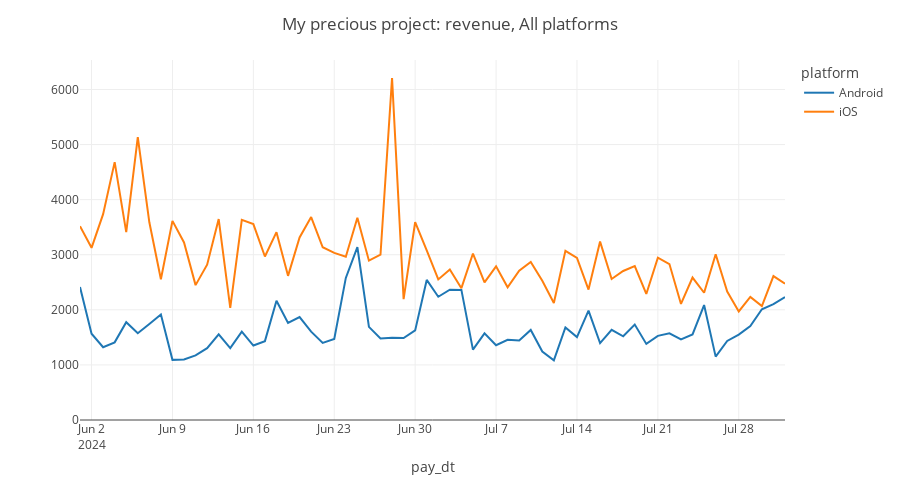

Notebook code for this chart:
### Code cell
wg_platform = widgets.Dropdown(
    options=['Android', 'iOS', 'Android + iOS', 'All platforms'],
    value='All platforms',
    description='Platform:',
)

wg_metric = widgets.Dropdown(
    options=['n_payers', 'revenue'],
    value='revenue',
    description='Metric:',
)

wg_trendline = widgets.Dropdown(
    options=['yes', 'no'],
    value='no',
    description='Add trendline:',
    style= {'description_width': 'initial'}
)

def response(wg_1, wg_2, wg_3):
    if wg_1 == 'Android + iOS':
        tmp = payments_daily.groupby(['pay_dt'])['n_payers', 'revenue'].sum().reset_index()
        tmp['platform'] = wg_1
    elif wg_1 == 'All platforms': 
        tmp = payments_daily.copy()
    else:
        tmp = payments_daily[payments_daily['platform'] == wg_1]               

    if wg_3 == 'yes':
        fig = px.scatter(
            tmp, x='pay_dt', y=wg_2, color='platform',
            trendline='lowess', trendline_options=dict(frac=0.2)
        )
        fig.update_traces(mode='lines')    
        trendline_data = [i for i in range(len(fig.data)) if i % 2 != 0]
        for i in trendline_data:
            fig.data[i].update(line_dash='dot', opacity=0.7)
    else:
        fig = px.line(tmp, x='pay_dt', y=wg_2, color='platform')        
    
    fig.update_layout(
        # showlegend=False,
        title=f'My precious project: {wg_2}, {wg_1}',
        yaxis=dict(title='', rangemode='tozero'),
        height=500
    )    
    fig.show()
    
ui = widgets.HBox([wg_platform, wg_metric, wg_trendline])
out = widgets.interactive_output(response, {'wg_1': wg_platform, 'wg_2': wg_metric, 'wg_3': wg_trendline})
display(ui, out)

### Figure 1 — Plotly figure (JSON) as saved in the notebook; plotly's stock layout.template omitted (floating-point values rounded to 4 significant figures)
{"data": [{"hovertemplate": "platform=Android<br>pay_dt=%{x}<br>revenue=%{y}<extra></extra>", "legendgroup": "Android", "line": {"color": "#1F77B4", "dash": "solid"}, "marker": {"symbol": "circle"}, "mode": "lines", "name": "Android", "orientation": "v", "showlegend": true, "type": "scatter", "x": ["2024-06-01", "2024-06-02", "2024-06-03", "2024-06-04", "2024-06-05", "2024-06-06", "2024-06-07", "2024-06-08", "2024-06-09", "2024-06-10", "2024-06-11", "2024-06-12", "2024-06-13", "2024-06-14", "2024-06-15", "2024-06-16", "2024-06-17", "2024-06-18", "2024-06-19", "2024-06-20", "2024-06-21", "2024-06-22", "2024-06-23", "2024-06-24", "2024-06-25", "2024-06-26", "2024-06-27", "2024-06-28", "2024-06-29", "2024-06-30", "2024-07-01", "2024-07-02", "2024-07-03", "2024-07-04", "2024-07-05", "2024-07-06", "2024-07-07", "2024-07-08", "2024-07-09", "2024-07-10", "2024-07-11", "2024-07-12", "2024-07-13", "2024-07-14", "2024-07-15", "2024-07-16", "2024-07-17", "2024-07-18", "2024-07-19", "2024-07-20", "2024-07-21", "2024-07-22", "2024-07-23", "2024-07-24", "2024-07-25", "2024-07-26", "2024-07-27", "2024-07-28", "2024-07-29", "2024-07-30", "2024-07-31", "2024-08-01"], "xaxis": "x", "y": [2413.0, 1566.0, 1322.0, 1410.0, 1775.0, 1574.0, 1741.0, 1915.0, 1091.0, 1099.0, 1174.0, 1305.0, 1554.0, 1306.0, 1604.0, 1351.0, 1432.0, 2164.0, 1761.0, 1867.0, 1604.0, 1400.0, 1472.0, 2579.0, 3137.0, 1690.0, 1481.0, 1495.0, 1488.0, 1625.0, 2543.0, 2238.0, 2366.0, 2361.0, 1277.0, 1574.0, 1358.0, 1455.0, 1442.0, 1635.0, 1242.0, 1083.0, 1680.0, 1504.0, 1984.0, 1395.0, 1637.0, 1520.0, 1732.0, 1381.0, 1527.0, 1575.0, 1464.0, 1553.0, 2087.0, 1151.0, 1436.0, 1550.0, 1707.0, 2009.0, 2102.0, 2231.0], "yaxis": "y"}, {"hovertemplate": "platform=iOS<br>pay_dt=%{x}<br>revenue=%{y}<extra></extra>", "legendgroup": "iOS", "line": {"color": "#FF7F0E", "dash": "solid"}, "marker": {"symbol": "circle"}, "mode": "lines", "name": "iOS", "orientation": "v", "showlegend": true, "type": "scatter", "x": ["2024-06-01", "2024-06-02", "2024-06-03", "2024-06-04", "2024-06-05", "2024-06-06", "2024-06-07", "2024-06-08", "2024-06-09", "2024-06-10", "2024-06-11", "2024-06-12", "2024-06-13", "2024-06-14", "2024-06-15", "2024-06-16", "2024-06-17", "2024-06-18", "2024-06-19", "2024-06-20", "2024-06-21", "2024-06-22", "2024-06-23", "2024-06-24", "2024-06-25", "2024-06-26", "2024-06-27", "2024-06-28", "2024-06-29", "2024-06-30", "2024-07-01", "2024-07-02", "2024-07-03", "2024-07-04", "2024-07-05", "2024-07-06", "2024-07-07", "2024-07-08", "2024-07-09", "2024-07-10", "2024-07-11", "2024-07-12", "2024-07-13", "2024-07-14", "2024-07-15", "2024-07-16", "2024-07-17", "2024-07-18", "2024-07-19", "2024-07-20", "2024-07-21", "2024-07-22", "2024-07-23", "2024-07-24", "2024-07-25", "2024-07-26", "2024-07-27", "2024-07-28", "2024-07-29", "2024-07-30", "2024-07-31", "2024-08-01"], "xaxis": "x", "y": [3519.0, 3126.0, 3737.0, 4681.0, 3410.0, 5133.0, 3589.0, 2555.0, 3615.0, 3223.0, 2448.0, 2819.0, 3646.0, 2036.0, 3633.0, 3556.0, 2968.0, 3410.0, 2617.0, 3313.0, 3684.0, 3135.0, 3034.0, 2964.0, 3671.0, 2893.0, 3000.0, 6208.0, 2194.0, 3590.0, 3079.0, 2552.0, 2733.0, 2393.0, 3022.0, 2499.0, 2790.0, 2408.0, 2712.0, 2868.0, 2526.0, 2125.0, 3071.0, 2941.0, 2368.0, 3239.0, 2560.0, 2705.0, 2793.0, 2287.0, 2947.0, 2830.0, 2107.0, 2586.0, 2310.0, 3008.0, 2330.0, 1971.0, 2234.0, 2067.0, 2611.0, 2473.0], "yaxis": "y"}], "layout": {"height": 500, "legend": {"title": {"text": "platform"}, "tracegroupgap": 0}, "margin": {"t": 60}, "title": {"text": "My precious project: revenue, All platforms"}, "xaxis": {"anchor": "y", "domain": [0, 1], "title": {"text": "pay_dt"}}, "yaxis": {"anchor": "x", "domain": [0, 1], "rangemode": "tozero", "title": {"text": ""}}}}
